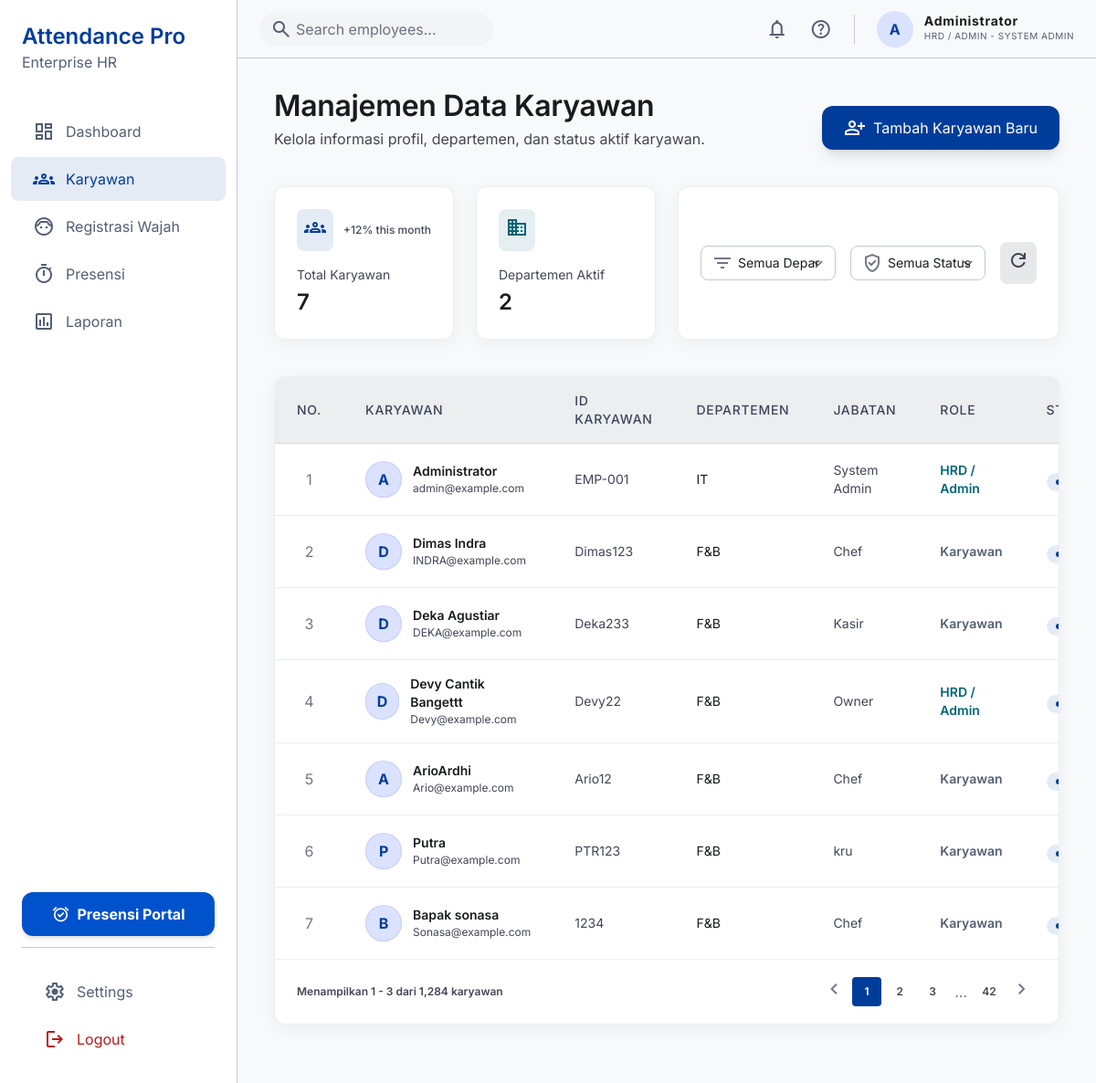
The app's page /karyawan/ (signed in) with its own data.
### presensi/models.py (models this page shows, shortened)
class User(AbstractUser):
    ROLE_CHOICES = (
        ('admin', 'Admin'),
        ('karyawan', 'Karyawan'),
    )
    role = models.CharField(max_length=20, choices=ROLE_CHOICES, default='karyawan')

class Employee(models.Model):
    user = models.OneToOneField(User, on_delete=models.CASCADE, related_name='employee_profile', null=True, blank=True)
    employee_id = models.CharField(max_length=50, unique=True)
    fullname = models.CharField(max_length=150)
    division = models.CharField(max_length=100)
    position = models.CharField(max_length=100)
    profile_image = models.TextField(null=True, blank=True)

### presensi/views.py (the view, shortened to what this page needs)
# urls.py: path('karyawan/', views.karyawan, name='karyawan'),
@login_required(login_url='login')
@user_passes_test(is_hrd, login_url='dashboard')
def karyawan(request):
    employees = Employee.objects.all()
    total_karyawan = employees.count()
    total_departemen = Employee.objects.values('division').distinct().count()
    return render(request, 'karyawan/karyawan.html', {
        'employees': employees,
        'total_karyawan': total_karyawan,
        'total_departemen': total_departemen
    })

### presensi/views.py (called while the page is built)
def is_hrd(user):
    return user.is_authenticated and (user.role == 'admin' or user.is_superuser)

### templates/karyawan/karyawan.html (shortened to what this page needs)
{% load static %}
<!DOCTYPE html>
<html class="light" lang="id"><head>
<script src="{% static 'js/tailwind.js' %}"></script>
<script id="tailwind-config">
        tailwind.config = {
            darkMode: "class",
            theme: {
                extend: {
                    "colors": {
                        "tertiary-container": "#006477",
                        "secondary-fixed": "#d7e3fb",
                        "tertiary-fixed-dim": "#48d7f9",
                        "on-background": "#191c1e",
                        "surface-container-highest": "#e1e2e4",
                        "secondary-fixed-dim": "#bbc7de",
                        "on-primary-fixed-variant": "#0040a2",
                        "on-surface-variant": "#434654",
                        "tertiary-fixed": "#afecff",
                        "on-tertiary-fixed-variant": "#004e5d",
                        "on-error-container": "#93000a",
                        "primary-container": "#0052cc",
                        "on-secondary-fixed": "#101c2d",
                        "on-tertiary-fixed": "#001f27",
                        "inverse-primary": "#b2c5ff",
                        "inverse-on-surface": "#f0f1f3",
                        "outline-variant": "#c3c6d6",
                        "on-secondary-fixed-variant": "#3b475b",
                        "surface-tint": "#0c56d0",
                        "primary-fixed-dim": "#b2c5ff",
                        "on-primary-fixed": "#001848",
                        "inverse-surface": "#2e3132",
                        "error": "#ba1a1a",
                        "on-tertiary-container": "#76e2ff",
                        "background": "#f8f9fb",
                        "surface": "#f8f9fb",
                        "on-secondary-container": "#576377",
                        "surface-container-high": "#e7e8ea",
                        "surface-container": "#edeef0",
                        "secondary": "#535f73",
                        "surface-bright": "#f8f9fb",
                        "on-tertiary": "#ffffff",
                        "surface-dim": "#d9dadc",
                        "surface-variant": "#e1e2e4",
                        "surface-container-low": "#f3f4f6",
                        "primary-fixed": "#dae2ff",
                        "primary": "#003d9b",
                        "secondary-container": "#d4e0f8",
                        "on-primary": "#ffffff",
                        "on-secondary": "#ffffff",
                        "outline": "#737685",
                        "on-error": "#ffffff",
                        "on-surface": "#191c1e",
                        "tertiary": "#004b59",
                        "on-primary-container": "#c4d2ff",
                        "error-container": "#ffdad6",
                        "surface-container-lowest": "#ffffff"
                    },
                    "borderRadius": {
                        "DEFAULT": "0.25rem",
                        "lg": "0.5rem",
                        "xl": "0.75rem",
                        "full": "9999px"
                    },
                    "spacing": {
                        "md": "24px",
                        "lg": "40px",
                        "container-max": "1440px",
                        "xs": "4px",
                        "xl": "64px",
                        "sidebar-width": "260px",
                        "gutter": "24px",
                        "sm": "12px",
                        "base": "8px"
                    },
                    "fontFamily": {
                        "body-lg": ["Inter"],
                        "label-sm": ["Inter"],
                        "body-sm": ["Inter"],
                        "body-md": ["Inter"],
                        "headline-lg": ["Inter"],
                        "display-lg": ["Inter"],
                        "label-md": ["Inter"],
                        "headline-md": ["Inter"],
                        "headline-lg-mobile": ["Inter"]
                    },
                    "fontSize": {
                        "body-lg": ["18px", {"lineHeight": "28px", "fontWeight": "400"}],
                        "label-sm": ["12px", {"lineHeight": "16px", "fontWeight": "600"}],
                        "body-sm": ["14px", {"lineHeight": "20px", "fontWeight": "400"}],
                        "body-md": ["16px", {"lineHeight": "24px", "fontWeight": "400"}],
                        "headline-lg": ["32px", {"lineHeight": "40px", "letterSpacing": "-0.01em", "fontWeight": "600"}],
                        "display-lg": ["48px", {"lineHeight": "56px", "letterSpacing": "-0.02em", "fontWeight": "700"}],
                        "label-md": ["14px", {"lineHeight": "20px", "letterSpacing": "0.05em", "fontWeight": "500"}],
                        "headline-md": ["24px", {"lineHeight": "32px", "fontWeight": "600"}],
                        "headline-lg-mobile": ["24px", {"lineHeight": "32px", "fontWeight": "600"}]
                    }
                },
            },
        }
    </script>
</head>
<body class="bg-background text-on-surface">
{% include "components/sidebar.html" %}
{% include "components/navbar.html" %}
<main class="ml-[260px] pt-24 px-lg pb-xl min-h-screen">
<div class="flex justify-between items-end mb-lg">
<div>
<h2 class="text-headline-lg font-headline-lg text-on-surface">Manajemen Data Karyawan</h2>
<p class="text-body-md text-on-surface-variant mt-1">Kelola informasi profil, departemen, dan status aktif karyawan.</p>
</div>
<a href="{% url 'tambah_karyawan' %}" class="bg-primary text-on-primary px-6 py-3 rounded-xl font-label-md flex items-center gap-2 shadow-lg hover:bg-primary-container transition-all active:scale-95"><span class="material-symbols-outlined">person_add</span> Tambah Karyawan Baru</a>
</div>
<div class="grid grid-cols-12 gap-gutter mb-lg">
<div class="col-span-3 bg-surface-container-lowest p-md rounded-xl shadow-[0_4px_20px_rgba(0,0,0,0.05)] border border-outline-variant/30">
<div class="flex items-center justify-between mb-4">
<span class="p-2 bg-primary/10 text-primary rounded-lg">
<span class="material-symbols-outlined">groups</span>
</span>
<span class="text-label-sm text-on-surface-variant font-medium">+12% this month</span>
</div>
<h4 class="text-body-sm text-on-surface-variant">Total Karyawan</h4>
<p class="text-headline-md text-on-surface mt-1">{{ total_karyawan }}</p>
</div>
<div class="col-span-3 bg-surface-container-lowest p-md rounded-xl shadow-[0_4px_20px_rgba(0,0,0,0.05)] border border-outline-variant/30">
<div class="flex items-center justify-between mb-4">
<span class="p-2 bg-tertiary-container/10 text-tertiary-container rounded-lg">
<span class="material-symbols-outlined">domain</span>
</span>
</div>
<h4 class="text-body-sm text-on-surface-variant">Departemen Aktif</h4>
<p class="text-headline-md text-on-surface mt-1">{{ total_departemen }}</p>
</div>
<div class="col-span-6 bg-surface-container-lowest p-md rounded-xl shadow-[0_4px_20px_rgba(0,0,0,0.05)] border border-outline-variant/30 flex items-center gap-4">
<div class="flex-1 relative">
<span class="material-symbols-outlined absolute left-3 top-1/2 -translate-y-1/2 text-outline">filter_list</span>
<select class="w-full pl-10 pr-4 py-2 rounded-lg border-outline-variant focus:border-primary focus:ring-1 focus:ring-primary text-body-sm appearance-none bg-white">
<option>Semua Departemen</option>
</select>
</div>
<div class="flex-1 relative">
<span class="material-symbols-outlined absolute left-3 top-1/2 -translate-y-1/2 text-outline">verified_user</span>
<select class="w-full pl-10 pr-4 py-2 rounded-lg border-outline-variant focus:border-primary focus:ring-1 focus:ring-primary text-body-sm appearance-none bg-white">
<option>Semua Status</option>
</select>
</div>
<button class="p-2 bg-surface-container-high rounded-lg text-on-surface-variant hover:text-primary transition-colors">
<span class="material-symbols-outlined">refresh</span>
</button>
</div>
</div>
<div class="bg-surface-container-lowest rounded-xl shadow-[0_4px_20px_rgba(0,0,0,0.05)] border border-outline-variant/30 overflow-hidden">
<table class="w-full text-left">
<thead>
<tr class="bg-surface-container border-b border-outline-variant/50">
<th class="px-md py-4 text-label-md text-on-secondary-fixed-variant text-center w-12">NO.</th>
<th class="px-md py-4 text-label-md text-on-secondary-fixed-variant">KARYAWAN</th>
<th class="px-md py-4 text-label-md text-on-secondary-fixed-variant">ID KARYAWAN</th>
<th class="px-md py-4 text-label-md text-on-secondary-fixed-variant">DEPARTEMEN</th>
<th class="px-md py-4 text-label-md text-on-secondary-fixed-variant">JABATAN</th>
<th class="px-md py-4 text-label-md text-on-secondary-fixed-variant">ROLE</th>
<th class="px-md py-4 text-label-md text-on-secondary-fixed-variant">STATUS</th>
</tr>
</thead>
<tbody class="divide-y divide-outline-variant/30">
{% for emp in employees %}
<tr class="hover:bg-surface-container-low transition-colors group">
<td class="px-md py-4 text-center font-label-md text-outline">{{ forloop.counter }}</td>
<td class="px-md py-4">
<div class="flex items-center gap-3">
{% if emp.profile_image %}
<img src="{{ emp.profile_image }}" class="w-10 h-10 rounded-full object-cover border-2 border-primary/20 shadow-sm">
{% else %}
<div class="w-10 h-10 rounded-full bg-primary-fixed flex items-center justify-center text-primary font-bold shadow-sm border border-primary/10">{{ emp.fullname|make_list|first }}</div>
{% endif %}
<div>
<p class="text-body-sm font-semibold text-on-surface">{{ emp.fullname }}</p>
<p class="text-[12px] text-on-surface-variant">{{ emp.user.email }}</p>
</div>
</div>
</td>
<td class="px-md py-4 text-body-sm text-on-surface-variant">{{ emp.employee_id }}</td>
<td class="px-md py-4 text-body-sm text-on-surface">{{ emp.division }}</td>
<td class="px-md py-4 text-body-sm text-on-surface-variant">{{ emp.position }}</td>
<td class="px-md py-4 text-body-sm text-on-surface font-semibold">
    {% if emp.user.role == 'admin' %}
        <span class="text-tertiary-container">HRD / Admin</span>
    {% else %}
        <span class="text-secondary">Karyawan</span>
    {% endif %}
</td>
<td class="px-md py-4">
{% if emp.user.is_active %}
<span class="inline-flex items-center px-2.5 py-0.5 rounded-full text-xs font-medium bg-primary/10 text-primary">
<span class="w-1.5 h-1.5 rounded-full bg-primary mr-1.5"></span>
                            </span>
{% else %}
<span class="inline-flex items-center px-2.5 py-0.5 rounded-full text-xs font-medium bg-outline-variant/30 text-on-surface-variant">
<span class="w-1.5 h-1.5 rounded-full bg-outline mr-1.5"></span>
                                Non-Aktif
                            </span>
{% endif %}
</td>
</tr>
{% empty %}
<tr><td colspan="8" class="text-center py-md text-secondary">Tidak ada data karyawan.</td></tr>
{% endfor %}
</tbody>
</table>
<div class="px-md py-4 border-t border-outline-variant/30 flex items-center justify-between">
<p class="text-label-sm text-on-surface-variant">Menampilkan 1 - 3 dari 1,284 karyawan</p>
<div class="flex items-center gap-1">
<button class="p-1 rounded hover:bg-surface-container-high transition-colors text-outline">
<span class="material-symbols-outlined">chevron_left</span>
</button>
<button class="w-8 h-8 rounded bg-primary text-on-primary text-label-sm flex items-center justify-center">1</button>
<button class="w-8 h-8 rounded hover:bg-surface-container-high text-on-surface-variant text-label-sm flex items-center justify-center">2</button>
<button class="w-8 h-8 rounded hover:bg-surface-container-high text-on-surface-variant text-label-sm flex items-center justify-center">3</button>
<span class="mx-1 text-outline">...</span>
<button class="w-8 h-8 rounded hover:bg-surface-container-high text-on-surface-variant text-label-sm flex items-center justify-center">42</button>
<button class="p-1 rounded hover:bg-surface-container-high transition-colors text-outline">
<span class="material-symbols-outlined">chevron_right</span>
</button>
</div>
</div>
</div>
</main>
</body></html>

### templates/components/navbar.html (shortened to what this page needs)
<header class="h-16 fixed top-0 right-0 left-[260px] z-40 bg-surface dark:bg-on-background border-b border-outline-variant dark:border-outline flex justify-between items-center px-md">
    <div class="flex items-center gap-md">
        <div class="relative group hidden sm:block">
            <span class="material-symbols-outlined absolute left-3 top-1/2 -translate-y-1/2 text-secondary" data-icon="search">search</span>
            <input class="pl-10 pr-4 py-1.5 rounded-full bg-surface-container-low border-none focus:ring-2 focus:ring-primary w-64 transition-all" placeholder="Search employees..." type="text"/>
        </div>
    </div>
    <div class="flex items-center gap-md">
        <button class="material-symbols-outlined text-secondary hover:text-primary transition-all duration-200" data-icon="notifications">notifications</button>
        <button class="material-symbols-outlined text-secondary hover:text-primary transition-all duration-200" data-icon="help">help</button>
        <div class="flex items-center gap-sm cursor-pointer group">
            <div class="w-10 h-10 rounded-full bg-primary-fixed flex items-center justify-center text-primary font-bold border-2 border-transparent group-hover:border-primary transition-all">
                {{ request.user.employee_profile.fullname|make_list|first|default:request.user.username|make_list|first }}
            </div>
            <div class="hidden lg:block">
                <p class="font-label-md text-label-md leading-none text-on-surface font-bold">
                    {{ request.user.employee_profile.fullname|default:request.user.username }}
                </p>
                <p class="font-label-sm text-secondary text-[10px] uppercase tracking-wider mt-0.5">
                    {% if request.user.role == 'admin' or request.user.is_superuser %}
                        HRD / Admin - {{ request.user.employee_profile.position|default:"System Admin" }}
                    {% else %}
                        Karyawan - {{ request.user.employee_profile.position|default:"Staff" }}
                    {% endif %}
                </p>
            </div>
        </div>
    </div>
</header>

### templates/karyawan/karyawan.html (style rules this page uses)
body { font-family: 'Inter', sans-serif; }
.material-symbols-outlined { font-variation-settings: 'FILL' 0, 'wght' 400, 'GRAD' 0, 'opsz' 24; }

### records on screen
User: user.employee_profile.fullname|make_list "A", user.employee_profile.fullname "Administrator", user.employee_profile.position "SYSTEM ADMIN"
Employee: fullname|make_list "A", fullname "Administrator", user.email "admin@example.com", employee_id "EMP-001", division "IT", position "System Admin", shows "HRD / Admin"
Employee: fullname|make_list "D", fullname "Dimas Indra", user.email "INDRA@example.com", employee_id "Dimas123", division "F&B", position "Chef", shows "Karyawan"
Employee: fullname|make_list "D", fullname "Deka Agustiar", user.email "DEKA@example.com", employee_id "Deka233", division "F&B", position "Kasir", shows "Karyawan"
Employee: fullname|make_list "D", fullname "Devy Cantik Bangettt", user.email "Devy@example.com", employee_id "Devy22", division "F&B", position "Owner", shows "HRD / Admin"
Employee: fullname|make_list "A", fullname "ArioArdhi", user.email "Ario@example.com", employee_id "Ario12", division "F&B", position "Chef", shows "Karyawan"
Employee: fullname|make_list "P", fullname "Putra", user.email "Putra@example.com", employee_id "PTR123", division "F&B", position "kru", shows "Karyawan"
Employee: fullname|make_list "B", fullname "Bapak sonasa", user.email "Sonasa@example.com", employee_id "1234", division "F&B", position "Chef", shows "Karyawan"

### other values on screen
{{ total_karyawan }} "7"
{{ total_departemen }} "2"
